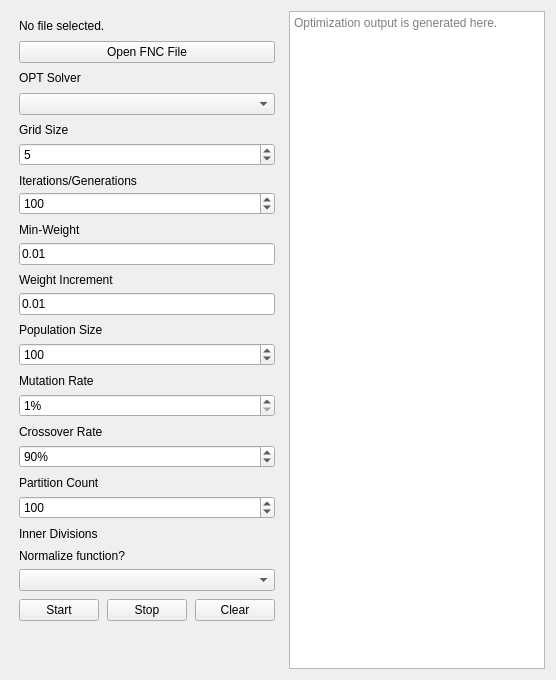
      <widget class="QWidget" name="tabOpt">
       <layout class="QHBoxLayout" name="horizontalLayout">
        <item>
         <layout class="QVBoxLayout" name="optLayout">
          <property name="spacing">
           <number>8</number>
          </property>
          <property name="leftMargin">
           <number>8</number>
          </property>
          <property name="topMargin">
           <number>8</number>
          </property>
          <property name="rightMargin">
           <number>8</number>
          </property>
          <property name="bottomMargin">
           <number>8</number>
          </property>
          <item>
           <widget class="QLabel" name="optFileLabel">
            <property name="sizePolicy">
             <sizepolicy hsizetype="Preferred" vsizetype="Preferred">
              <horstretch>0</horstretch>
              <verstretch>0</verstretch>
             </sizepolicy>
            </property>
            <property name="text">
             <string>No file selected.</string>
            </property>
           </widget>
          </item>
          <item>
           <widget class="QPushButton" name="optFncBtn">
            <property name="text">
             <string>Open FNC File</string>
            </property>
           </widget>
          </item>
          <item>
           <layout class="QVBoxLayout" name="verticalLayout_6">
            <item>
             <widget class="QLabel" name="label_7">
              <property name="layoutDirection">
               <enum>Qt::LayoutDirection::LeftToRight</enum>
              </property>
              <property name="text">
               <string>OPT Solver</string>
              </property>
             </widget>
            </item>
            <item>
             <widget class="QComboBox" name="opt_solverCombo"/>
            </item>
           </layout>
          </item>
          <item>
           <widget class="QWidget" name="grid_lay_2" native="true">
            <layout class="QVBoxLayout" name="verticalLayout_14">
             <property name="leftMargin">
              <number>0</number>
             </property>
             <property name="topMargin">
              <number>0</number>
             </property>
             <property name="rightMargin">
              <number>0</number>
             </property>
             <property name="bottomMargin">
              <number>0</number>
             </property>
             <item>
              <widget class="QLabel" name="label_18">
               <property name="toolTip">
                <string>Determines the number of equally spaced samples generated along each dimension in the grid. A higher grid size increases the number of guesses by creating a finer grid, while a lower grid size reduces the number of guesses by creating a coarser grid.</string>
               </property>
               <property name="text">
                <string>Grid Size</string>
               </property>
              </widget>
             </item>
             <item>
              <widget class="QSpinBox" name="opt_grid_size">
               <property name="minimum">
                <number>1</number>
               </property>
               <property name="maximum">
                <number>100</number>
               </property>
               <property name="value">
                <number>5</number>
               </property>
              </widget>
             </item>
            </layout>
           </widget>
          </item>
          <item>
           <widget class="QWidget" name="iterations_lay" native="true">
            <layout class="QVBoxLayout" name="verticalLayout_19">
             <property name="spacing">
              <number>4</number>
             </property>
             <property name="leftMargin">
              <number>0</number>
             </property>
             <property name="topMargin">
              <number>0</number>
             </property>
             <property name="rightMargin">
              <number>0</number>
             </property>
             <property name="bottomMargin">
              <number>0</number>
             </property>
             <item>
              <widget class="QLabel" name="mmdFuncCombo_2">
               <property name="toolTip">
                <string>Defines the number of cycles the algorithm will run.</string>
               </property>
               <property name="text">
                <string>Iterations/Generations</string>
               </property>
              </widget>
             </item>
             <item>
              <widget class="QSpinBox" name="opt_solverData">
               <property name="toolTip">
                <string/>
               </property>
               <property name="minimum">
                <number>1</number>
               </property>
               <property name="maximum">
                <number>10000</number>
               </property>
               <property name="value">
                <number>100</number>
               </property>
              </widget>
             </item>
            </layout>
           </widget>
          </item>
          <item>
           <widget class="QWidget" name="weights_lay_2" native="true">
            <layout class="QVBoxLayout" name="weights_lay">
             <property name="leftMargin">
              <number>0</number>
             </property>
             <property name="topMargin">
              <number>0</number>
             </property>
             <property name="rightMargin">
              <number>0</number>
             </property>
             <property name="bottomMargin">
              <number>0</number>
             </property>
             <item>
              <widget class="QLabel" name="label_12">
               <property name="toolTip">
                <string>Defines the lower bound for weights in weighted formulations.</string>
               </property>
               <property name="text">
                <string>Min-Weight</string>
               </property>
              </widget>
             </item>
             <item>
              <widget class="QLineEdit" name="weights">
               <property name="sizePolicy">
                <sizepolicy hsizetype="Minimum" vsizetype="Fixed">
                 <horstretch>0</horstretch>
                 <verstretch>0</verstretch>
                </sizepolicy>
               </property>
               <property name="toolTipDuration">
                <number>-3</number>
               </property>
               <property name="text">
                <string>0.01</string>
               </property>
              </widget>
             </item>
            </layout>
           </widget>
          </item>
          <item>
           <widget class="QWidget" name="weight_increment_widget" native="true">
            <layout class="QVBoxLayout" name="verticalLayout_21">
             <property name="leftMargin">
              <number>0</number>
             </property>
             <property name="topMargin">
              <number>0</number>
             </property>
             <property name="rightMargin">
              <number>0</number>
             </property>
             <property name="bottomMargin">
              <number>0</number>
             </property>
             <item>
              <widget class="QLabel" name="label_21">
               <property name="maximumSize">
                <size>
                 <width>389</width>
                 <height>16777215</height>
                </size>
               </property>
               <property name="toolTip">
                <string>Defines the adjustment interval for weights.</string>
               </property>
               <property name="statusTip">
                <string/>
               </property>
               <property name="text">
                <string>Weight Increment</string>
               </property>
              </widget>
             </item>
             <item>
              <widget class="QLineEdit" name="weight_increment">
               <property name="sizePolicy">
                <sizepolicy hsizetype="Minimum" vsizetype="Fixed">
                 <horstretch>0</horstretch>
                 <verstretch>0</verstretch>
                </sizepolicy>
               </property>
               <property name="text">
                <string>0.01</string>
               </property>
              </widget>
             </item>
            </layout>
           </widget>
          </item>
          <item>
           <widget class="QWidget" name="population_lay_2" native="true">
            <layout class="QVBoxLayout" name="population_lay">
             <property name="leftMargin">
              <number>0</number>
             </property>
             <property name="topMargin">
              <number>0</number>
             </property>
             <property name="rightMargin">
              <number>0</number>
             </property>
             <property name="bottomMargin">
              <number>0</number>
             </property>
             <item>
              <widget class="QLabel" name="label_16">
               <property name="toolTip">
                <string>Defines the number of candidate solutions in the optimization process.</string>
               </property>
               <property name="text">
                <string>Population Size</string>
               </property>
              </widget>
             </item>
             <item>
              <widget class="QSpinBox" name="population">
               <property name="minimum">
                <number>1</number>
               </property>
               <property name="maximum">
                <number>100000</number>
               </property>
               <property name="value">
                <number>100</number>
               </property>
              </widget>
             </item>
            </layout>
           </widget>
          </item>
          <item>
           <widget class="QWidget" name="mutation_lay_2" native="true">
            <layout class="QVBoxLayout" name="mutation_lay">
             <property name="leftMargin">
              <number>0</number>
             </property>
             <property name="topMargin">
              <number>0</number>
             </property>
             <property name="rightMargin">
              <number>0</number>
             </property>
             <property name="bottomMargin">
              <number>0</number>
             </property>
             <item>
              <widget class="QLabel" name="label_19">
               <property name="toolTip">
                <string>Controls the probability of recombination.</string>
               </property>
               <property name="text">
                <string>Mutation Rate</string>
               </property>
              </widget>
             </item>
             <item>
              <widget class="QSpinBox" name="mutation">
               <property name="suffix">
                <string>%</string>
               </property>
               <property name="minimum">
                <number>1</number>
               </property>
               <property name="maximum">
                <number>100</number>
               </property>
               <property name="value">
                <number>1</number>
               </property>
              </widget>
             </item>
            </layout>
           </widget>
          </item>
          <item>
           <widget class="QWidget" name="crossover_lay_2" native="true">
            <layout class="QVBoxLayout" name="crossover_lay">
             <property name="leftMargin">
              <number>0</number>
             </property>
             <property name="topMargin">
              <number>0</number>
             </property>
             <property name="rightMargin">
              <number>0</number>
             </property>
             <property name="bottomMargin">
              <number>0</number>
             </property>
             <item>
              <widget class="QLabel" name="label_20">
               <property name="text">
                <string>Crossover Rate</string>
               </property>
              </widget>
             </item>
             <item>
              <widget class="QSpinBox" name="crossover">
               <property name="suffix">
                <string>%</string>
               </property>
               <property name="minimum">
                <number>1</number>
               </property>
               <property name="maximum">
                <number>100</number>
               </property>
               <property name="value">
                <number>90</number>
               </property>
              </widget>
             </item>
            </layout>
           </widget>
          </item>
          <item>
           <widget class="QWidget" name="outer_lay_2" native="true">
            <layout class="QVBoxLayout" name="outer_lay">
             <property name="leftMargin">
              <number>0</number>
             </property>
             <property name="topMargin">
              <number>0</number>
             </property>
             <property name="rightMargin">
              <number>0</number>
             </property>
             <property name="bottomMargin">
              <number>0</number>
             </property>
             <item>
              <widget class="QLabel" name="label_17">
               <property name="toolTip">
                <string>Defines the primary level of segmentation.</string>
               </property>
               <property name="text">
                <string>Partition Count</string>
               </property>
              </widget>
             </item>
             <item>
              <widget class="QSpinBox" name="nParts">
               <property name="maximum">
                <number>100000</number>
               </property>
               <property name="value">
                <number>100</number>
               </property>
              </widget>
             </item>
            </layout>
           </widget>
          </item>
          <item>
           <widget class="QWidget" name="inner_lay_2" native="true">
            <layout class="QVBoxLayout" name="inner_lay">
             <property name="leftMargin">
              <number>0</number>
             </property>
             <property name="topMargin">
              <number>0</number>
             </property>
             <property name="rightMargin">
              <number>0</number>
             </property>
             <property name="bottomMargin">
              <number>0</number>
             </property>
             <item>
              <widget class="QLabel" name="label_14">
               <property name="toolTip">
                <string>Refines the divisions created by outer segmentation.</string>
               </property>
               <property name="text">
                <string>Inner Divisions</string>
               </property>
              </widget>
             </item>
            </layout>
           </widget>
          </item>
          <item>
           <widget class="QWidget" name="normalize_lay" native="true">
            <layout class="QVBoxLayout" name="verticalLayout_23">
             <property name="spacing">
              <number>6</number>
             </property>
             <property name="leftMargin">
              <number>0</number>
             </property>
             <property name="topMargin">
              <number>0</number>
             </property>
             <property name="rightMargin">
              <number>0</number>
             </property>
             <property name="bottomMargin">
              <number>0</number>
             </property>
             <item>
              <widget class="QLabel" name="label_22">
               <property name="toolTip">
                <string>Determines whether functions and gradients will be normalized before optimization.</string>
               </property>
               <property name="text">
                <string>Normalize function?</string>
               </property>
              </widget>
             </item>
             <item>
              <widget class="QComboBox" name="normalize_function">
               <property name="currentText">
                <string/>
               </property>
              </widget>
             </item>
            </layout>
           </widget>
          </item>
          <item>
           <layout class="QGridLayout" name="gridLayout_6">
            <property name="spacing">
             <number>8</number>
            </property>
            <item row="1" column="2">
             <widget class="QPushButton" name="opt_clearBtn">
              <property name="text">
               <string>Clear</string>
              </property>
             </widget>
            </item>
            <item row="1" column="1">
             <widget class="QPushButton" name="optStopBtn">
              <property name="text">
               <string>Stop</string>
              </property>
             </widget>
            </item>
            <item row="1" column="0">
             <widget class="QPushButton" name="opt_startBtn">
              <property name="text">
               <string>Start</string>
              </property>
             </widget>
            </item>
           </layout>
          </item>
          <item>
           <spacer name="verticalSpacer_5">
            <property name="orientation">
             <enum>Qt::Orientation::Vertical</enum>
            </property>
            <property name="sizeHint" stdset="0">
             <size>
              <width>20</width>
              <height>40</height>
             </size>
            </property>
           </spacer>
          </item>
         </layout>
        </item>
        <item>
         <layout class="QVBoxLayout" name="optOutputLayout" stretch="2">
          <property name="spacing">
           <number>8</number>
          </property>
          <item>
           <widget class="QTextEdit" name="optEdit">
            <property name="lineWrapMode">
             <enum>QTextEdit::LineWrapMode::NoWrap</enum>
            </property>
            <property name="placeholderText">
             <string>Optimization output is generated here.</string>
            </property>
           </widget>
          </item>
         </layout>
        </item>
       </layout>
      </widget>
